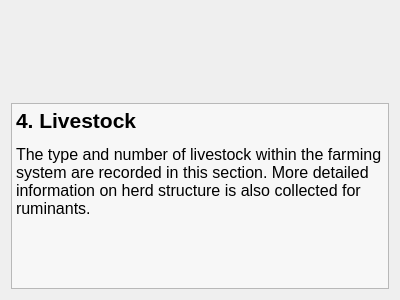
<?xml version="1.0" encoding="UTF-8"?>
<ui version="4.0">
 <class>livestockCover</class>
 <widget class="QWidget" name="livestockCover">
  <property name="geometry">
   <rect>
    <x>0</x>
    <y>0</y>
    <width>400</width>
    <height>300</height>
   </rect>
  </property>
  <property name="windowTitle">
   <string>Form</string>
  </property>
  <layout class="QVBoxLayout" name="verticalLayout">
   <item>
    <spacer name="verticalSpacer">
     <property name="orientation">
      <enum>Qt::Vertical</enum>
     </property>
     <property name="sizeHint" stdset="0">
      <size>
       <width>20</width>
       <height>98</height>
      </size>
     </property>
    </spacer>
   </item>
   <item>
    <widget class="QTextEdit" name="textEdit">
     <property name="palette">
      <palette>
       <active>
        <colorrole role="Base">
         <brush brushstyle="SolidPattern">
          <color alpha="127">
           <red>255</red>
           <green>255</green>
           <blue>255</blue>
          </color>
         </brush>
        </colorrole>
       </active>
       <inactive>
        <colorrole role="Base">
         <brush brushstyle="SolidPattern">
          <color alpha="127">
           <red>255</red>
           <green>255</green>
           <blue>255</blue>
          </color>
         </brush>
        </colorrole>
       </inactive>
       <disabled>
        <colorrole role="Base">
         <brush brushstyle="SolidPattern">
          <color alpha="255">
           <red>244</red>
           <green>244</green>
           <blue>244</blue>
          </color>
         </brush>
        </colorrole>
       </disabled>
      </palette>
     </property>
     <property name="autoFillBackground">
      <bool>false</bool>
     </property>
     <property name="readOnly">
      <bool>true</bool>
     </property>
     <property name="html">
      <string>&lt;!DOCTYPE HTML PUBLIC &quot;-//W3C//DTD HTML 4.0//EN&quot; &quot;http://www.w3.org/TR/REC-html40/strict.dtd&quot;&gt;
&lt;html&gt;&lt;head&gt;&lt;meta name=&quot;qrichtext&quot; content=&quot;1&quot; /&gt;&lt;style type=&quot;text/css&quot;&gt;
p, li { white-space: pre-wrap; }
&lt;/style&gt;&lt;/head&gt;&lt;body style=&quot; font-family:'Sans Serif'; font-size:12pt; font-weight:400; font-style:normal;&quot;&gt;
&lt;p style=&quot; margin-top:12px; margin-bottom:0px; margin-left:0px; margin-right:0px; -qt-block-indent:0; text-indent:0px;&quot;&gt;&lt;span style=&quot; font-size:16pt; font-weight:600;&quot;&gt;4. Livestock&lt;/span&gt;&lt;/p&gt;
&lt;p style=&quot; margin-top:12px; margin-bottom:0px; margin-left:0px; margin-right:0px; -qt-block-indent:0; text-indent:0px;&quot;&gt;The type and number of livestock within the farming system are recorded in this section. More detailed information on herd structure is also collected for ruminants.&lt;/p&gt;
&lt;p style=&quot;-qt-paragraph-type:empty; margin-top:0px; margin-bottom:0px; margin-left:0px; margin-right:0px; -qt-block-indent:0; text-indent:0px;&quot;&gt;&lt;/p&gt;&lt;/body&gt;&lt;/html&gt;</string>
     </property>
    </widget>
   </item>
  </layout>
 </widget>
 <resources/>
 <connections/>
</ui>
